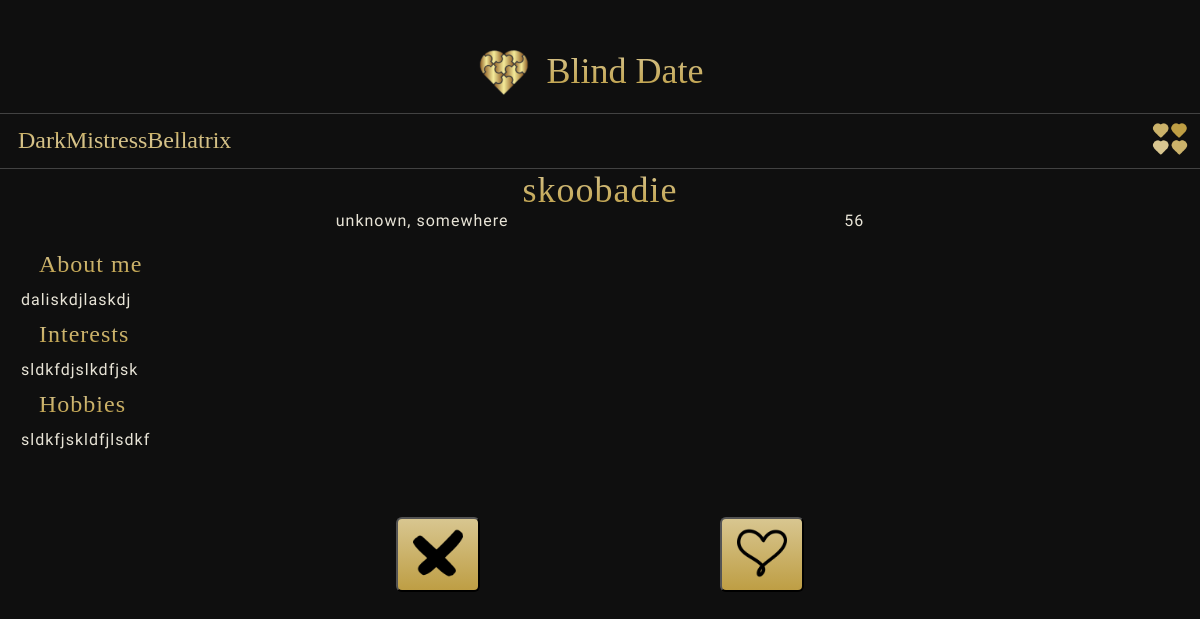
The page /find_love (signed in) on the database as committed earlier.
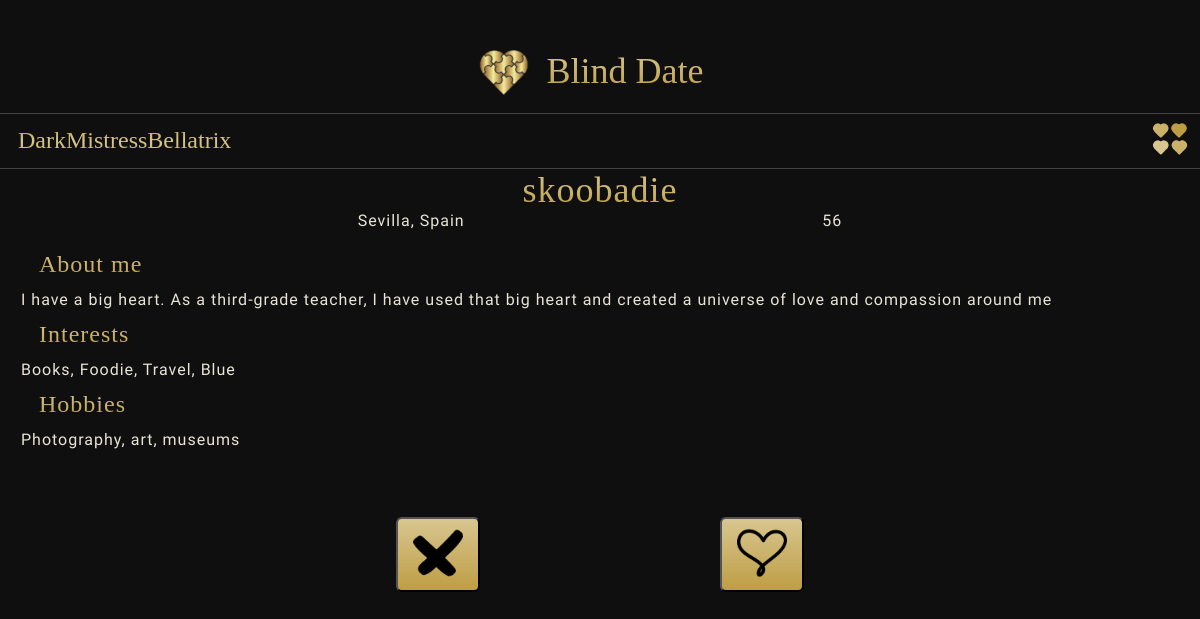
The same page on the database as committed later.
### blinddate/models.py (models this page shows, shortened)
class Profile(models.Model):
    GENDER_CHOICES = [
        ('male', 'Male'),
        ('female', 'Female'),
        ('non_binary', 'Non-Binary'),
        ('all', 'All')
    ]
    profile_owner = models.ForeignKey(User, on_delete=models.CASCADE, related_name="userprofile")
    date = models.DateTimeField(auto_now_add=True)
    age = models.PositiveIntegerField(validators=[
            MinValueValidator(0, message="Age must be at least 0."),
            MaxValueValidator(99, message="Age must be at most 99."),
        ])
    country = models.CharField(max_length=50)
    city = models.CharField(max_length=50)
    gender = models.CharField(max_length=10, choices=GENDER_CHOICES)
    looking_for_gender = models.CharField(max_length=10, choices=GENDER_CHOICES)
    about_me = models.TextField(max_length=1500)
    interests = models.TextField(max_length=150, blank=True, null=True)
    hobbys = models.TextField(max_length=150, blank=True, null=True)
    user_foto = models.ImageField(upload_to="profileImages/", blank=True, null=True)

### blinddate/views.py (the view)
# urls.py: path("find_love", views.find_love, name="find_love"),
@login_required(login_url='login')
def find_love(request):
    try:
        profiles = Profile.objects.all()
        user = request.user
        user_profile = Profile.objects.get(profile_owner=user)
        user_gender = user_profile.gender
        user_looking_for = user_profile.looking_for_gender
        match, created = Match.objects.get_or_create(match_list_owner=user)
        if created:
            pass
        filtered_profiles = []
        match_list = match.matches.all()
        seen_list = match.not_match_but_seen.all()
        for profile in profiles:
            if profile == user_profile:
                continue
            if profile.gender == user_looking_for:
                if profile not in match_list:
                    if profile not in seen_list:
                        filtered_profiles.append(profile)
            if user_looking_for == "all":
                if profile not in match_list:
                    if profile not in seen_list:
                        filtered_profiles.append(profile)
    except Profile.DoesNotExist:
        user_id = request.user.id
        print(user_id)
        return redirect("create_profile", user_id)
    context = {
        "profiles": filtered_profiles,
        "matchlist" : match_list
    }
    return render(request, "findLove.html", context)

### blinddate/templates/findLove.html (shortened to what this page needs)
{% extends "layout.html" %}
{% load static %}
{% block main %}
  <div class="main-content">
    {% if profiles %}
      {% with first_profile=profiles.0 %}
        <div class="find-love-containter">
          <div class="find-love-wrapper text-color">
            <p class="txt-align-center brand-text">{{ first_profile.profile_owner }}</p>
            <div class="inner-wrapper text-color">
              <p class="txt-align-center"><span>{{ first_profile.city }}</span>, <span>{{ first_profile.country }}</span></p>
              <p class="txt-align-center">{{ first_profile.age }}</p>
            </div>
            <div class="profile-info text-color">
              <h6 class="profile-section-title brand-text">About me</h6>
              <p class="txt-align-left about_me">{{ first_profile.about_me }}</p>
              <h6 class="profile-section-title brand-text">Interests</h6>
              <p class="txt-align-left interests">{{ first_profile.interests }}</p>
              <h6 class="profile-section-title brand-text">Hobbies</h6>
              <p class="txt-align-left hobbys">{{ first_profile.hobbys }}</p>
            </div>
          </div>
          <div class="swipe-btn-wrapper">
            <form method="POST" action="{% url 'adjust_matchlist_no' %}">
              <button class="btn-style">
                <img src="{% static 'img/cross.png' %}" alt="cross icon" class="medium-logo">
              </button>
            </form>
            <form method="POST" action="{% url 'adjust_matchlist_yes' %}">
              <button class="btn-style">
                <img src="{% static 'img/love.png' %}" alt="heart icon" class="medium-logo">
              </button>
            </form>
          </div>
        </div>
      {% endwith %}
      {% else %}
      <div class="text-color">
        You swiped through all the profiles, perhaps you are being too picky
    </div>
    {% endif %}
  </div>
{% endblock %}

Rows that differ between the two databases and show on the page:
changed Profile "skoobadie": city "unknown" → "Sevilla"; country "somewhere" → "Spain"; about_me "daliskdjlaskdj" → "I have a big heart. As a third-grade teacher, I have used that big heart and created a universe of love and compassion around me"; interests "sldkfdjslkdfjsk" → "Books, Foodie, Travel, Blue"; hobbys "sldkfjskldfjlsdkf" → "Photography, art, museums"
